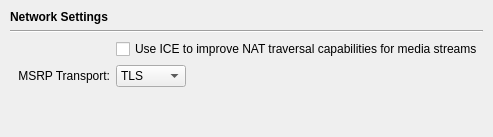
          <widget class="QWidget" name="network_tab">
           <attribute name="title">
            <string>Network</string>
           </attribute>
           <layout class="QGridLayout" name="network_tab_layout">
            <property name="margin">
             <number>10</number>
            </property>
            <item row="2" column="1" colspan="2">
             <widget class="QCheckBox" name="use_ice_button">
              <property name="text">
               <string>Use ICE to improve NAT traversal capabilities for media streams</string>
              </property>
             </widget>
            </item>
            <item row="3" column="0">
             <widget class="QLabel" name="msrp_transport_label">
              <property name="minimumSize">
               <size>
                <width>100</width>
                <height>0</height>
               </size>
              </property>
              <property name="text">
               <string>MSRP Transport:</string>
              </property>
              <property name="alignment">
               <set>Qt::AlignRight|Qt::AlignTrailing|Qt::AlignVCenter</set>
              </property>
             </widget>
            </item>
            <item row="3" column="1">
             <widget class="QComboBox" name="msrp_transport_button">
              <property name="minimumSize">
               <size>
                <width>70</width>
                <height>0</height>
               </size>
              </property>
              <item>
               <property name="text">
                <string>TLS</string>
               </property>
              </item>
              <item>
               <property name="text">
                <string>TCP</string>
               </property>
              </item>
             </widget>
            </item>
            <item row="3" column="2">
             <spacer name="msrp_transport_spacer">
              <property name="orientation">
               <enum>Qt::Horizontal</enum>
              </property>
              <property name="sizeHint" stdset="0">
               <size>
                <width>40</width>
                <height>20</height>
               </size>
              </property>
             </spacer>
            </item>
            <item row="4" column="0" colspan="3">
             <spacer name="account_network_spacer">
              <property name="orientation">
               <enum>Qt::Vertical</enum>
              </property>
              <property name="sizeHint" stdset="0">
               <size>
                <width>20</width>
                <height>40</height>
               </size>
              </property>
             </spacer>
            </item>
            <item row="0" column="0" colspan="3">
             <widget class="QLabel" name="label">
              <property name="font">
               <font>
                <weight>75</weight>
                <bold>true</bold>
               </font>
              </property>
              <property name="text">
               <string>Network Settings</string>
              </property>
             </widget>
            </item>
            <item row="1" column="0" colspan="3">
             <widget class="Line" name="line_2">
              <property name="orientation">
               <enum>Qt::Horizontal</enum>
              </property>
             </widget>
            </item>
           </layout>
          </widget>
